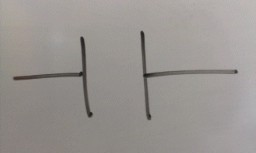
#> input picture data/capacitor1.jpg, 256 x 153 px
$ python -i ImageCropper.py   (imports and definitions only)
#> lines starting #> are read from the running program, lines starting #| are printed output that depends on the picture; after the words box and inside, x2 and y2 are one past the last pixel; in counts of white or black regions, pixels touching at a corner belong together
#> further down, picture is the input picture: PIL image 256x153 RGB; mean R, G, B 153.2, 148.8, 145.3
# -*- coding: utf-8 -*-
"""
Created on Sat May  3 18:28:21 2014

@author: swalters
"""

from PIL import Image
import numpy

################################################################################################

'''METHODS: (** denotes main functionality)
    :: take filename
        -> open_file (creates image object from image at filename)

    :: take image
        -> threshold (creates black/white image object from rgb image object)
        -> **smart_crop (creates cropped image object from non-cropped image object)

    :: take pixel object
        -> pix_to_array (creates numpy array of 1's (w) and 0's (b) from pixel object)

    :: take numpy array
        -> array_bounds (finds bounding box which removes whitespace from edges of array object)
        -> is_white (checks whether array contains only 1's)
'''

###############################################################################################

''' ------ TAKE FILENAME------ '''
def open_file(filename):
    ''' creates image object from image at filename
        input: filename (.jpg, .png, .tif, etc)
        output: image object
    '''
    return Image.open(filename)


''' ------ TAKE IMAGE OBJECT ------ '''
def threshold(im, t):
    ''' converts image object to thresholded black/white image object
        input: image object, black vs white threshold (close to 0 = lighter result, close to 255 = darker result)
        output: black/white image object
    '''
#> called with t = 50
    gray = im.convert('L') # switch modes - to grayscale from rgb
    bw = gray.point(lambda x: 0 if x<t else 255, '1') # 1 is white, 0 is black
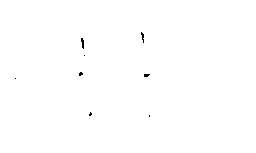
#> bw: PIL image 256x153 1; 99.8% white; black in thin lines or dots, all inside (x1, y1, x2, y2) = (15, 32, 150, 117)
    return bw

def smart_crop(im):
    ''' crops image to remove bounding whitespace
        input: image object
        output: cropped image object
    '''
    # get crop bounds
    toCrop = threshold(im, 50) # overthreshold - recognize only actual dark part, not extra dots
    toCrop_pix = toCrop.load()
    (c, r) = toCrop.size # counts x width (number of columns) first
#> c = 256; r = 153
    a = pix_to_array(toCrop_pix, r, c)
    box = array_bounds(a) # (left, top, right, bottom) tuple

    # make cropped image
    toSave = threshold(im, 40) # more normal-looking threshold
    return toSave.crop(box) # built-in image method


''' ------ TAKE PIXEL OBJECT ------ '''
def pix_to_array(pix, rows, cols):
    ''' converts set of pixels to array
        input: pixel object, number of rows, number of columns (from im_to_size_px)
        output: numpy matrix representing pixel set; all 1's (white) and 0's (black)
    '''
    array = []
    for r in range(rows):
        row = [] # work through pixel object row by row
        for c in range(cols):
            val = pix[c,r] # for some reason, pixel objects are indexed backwards
            if val == 255:
                row.append(1)
            else:
                row.append(0)
        array.append(row)
    return numpy.matrix(array) # dimensions R x C (matches image layout)


''' ------ TAKE NUMPY ARRAY ------ '''
def array_bounds(a):
    ''' removes bounding whitespace (full-height or full-width blocks of 1's adjacent to edges) from pixel value array
        input: numpy matrix representing pixel object (from pix_to_array)
        output: (left, top, right, bottom) bounding box
    '''
    (rows, cols) = a.shape
#> rows = 153; cols = 256

    left = -1
    # left to right
    for c in range(cols):
        if not all_white(a[:,c]):
            left = c # leftmost column with a dark pixel
            break

    right = -1
    # right to left
    for c in range(cols-1, 0, -1):
        if not all_white(a[:,c]):
            right = c+1 # rightmost column with a dark pixel, plus one because Python ranges are inclusive of start but not end
            break

    top = -1
    # top to bottom
    for r in range(rows):
        if not all_white(a[r,:]):
            top = r # uppermost column with a dark pixel
            break

    bottom = -1
    # bottom to top
    for r in range(rows-1, 0, -1):
        if not all_white(a[r,:]):
            bottom = r+1 # lowest row with a dark pixel, again plus one
            break

    return (left, top, right, bottom)

def all_white(a):
    ''' check whether an array is all white
        input: numpy matrix
        output: boolean (true if matrix is all 1's false otherwise)
    '''
    (rows, cols) = a.shape
    for c in range(cols):
        for r in range(rows):
            if a[r,c] != 1:
                return False
    return True

def PIL2array(img):
    return numpy.array(img.getdata(),
                    numpy.uint8).reshape(img.size[1], img.size[0])

###############################################################################################

''' ------ EXAMPLE USE CASE ------ '''
# [3 lines not run here, left out]

>>> from PIL import Image
>>> picture = Image.open('../data/capacitor1.jpg')
>>> result = smart_crop(picture)
#> in smart_crop, `box = array_bounds(a)`: box = (15, 32, 150, 117)
#> in threshold (call 2), `bw = gray.point(lambda x: 0 if x<t else 255, '1')`: bw: PIL image 256x153 1; 99.9% white; black in thin lines or dots, all inside (x1, y1, x2, y2) = (80, 33, 150, 117)
#> in smart_crop, `return toSave.crop(box)`:
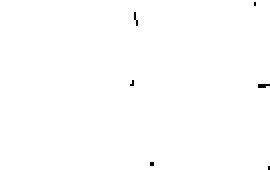
#> returned value: PIL image 135x85 1 (shown 2 times larger); 99.7% white; black in thin lines or dots, all inside (x1, y1, x2, y2) = (65, 1, 135, 85)
